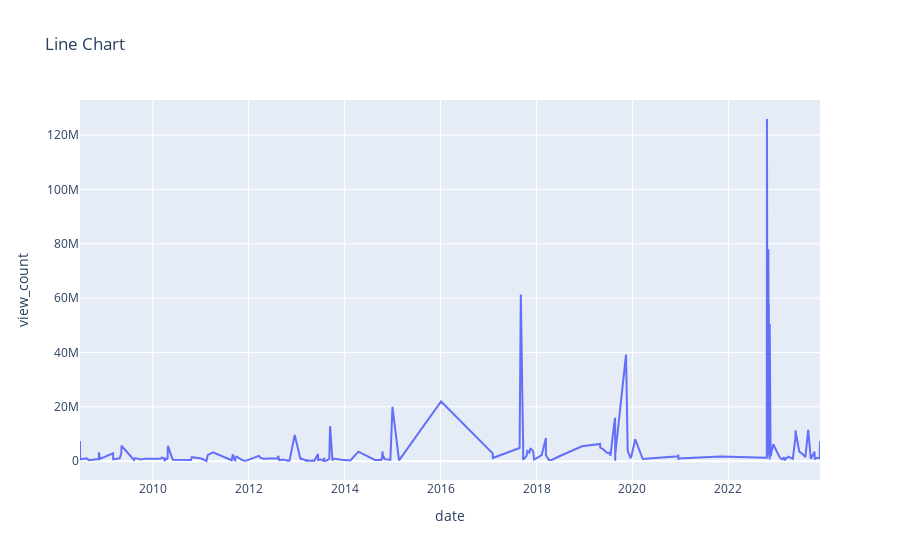

Notebook source saved alongside this figure:
### Code cell
line_chart = px.line(df, x='date', y='view_count', title='Line Chart')
line_chart.show()

### Figure 1 — Plotly figure (JSON) as saved in the notebook; plotly's stock layout.template omitted (floating-point values rounded to 4 significant figures; data arrays with more than 128 entries replaced by an {"elided": "..."} marker saying what was removed)
{"data": [{"hovertemplate": "date=%{x}<br>view_count=%{y}<extra></extra>", "legendgroup": "", "line": {"color": "#636efa", "dash": "solid"}, "marker": {"symbol": "circle"}, "mode": "lines", "name": "", "orientation": "v", "showlegend": false, "type": "scatter", "x": {"elided": "223 str values"}, "xaxis": "x", "y": {"elided": "223 int values"}, "yaxis": "y"}], "layout": {"legend": {"tracegroupgap": 0}, "title": {"text": "Line Chart"}, "xaxis": {"anchor": "y", "domain": [0, 1], "title": {"text": "date"}}, "yaxis": {"anchor": "x", "domain": [0, 1], "title": {"text": "view_count"}}}}
